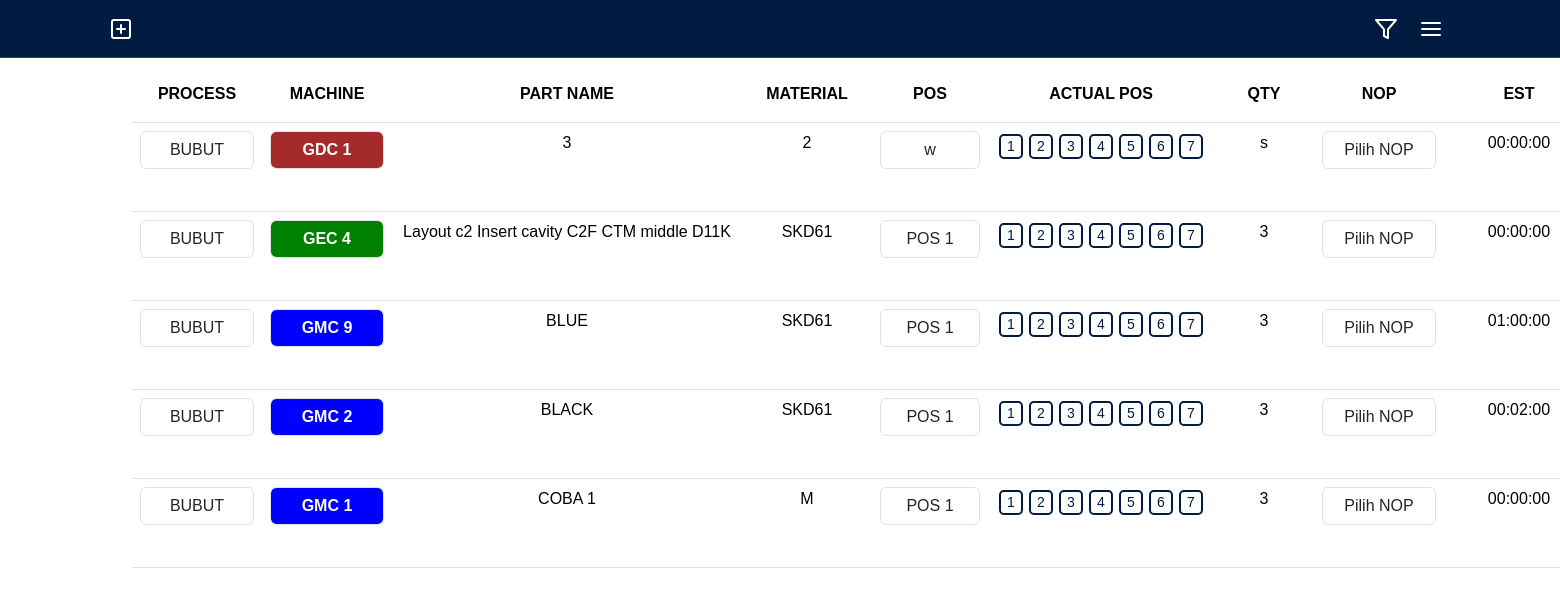
Page /data.php?process=BUBUT on the earlier database version.
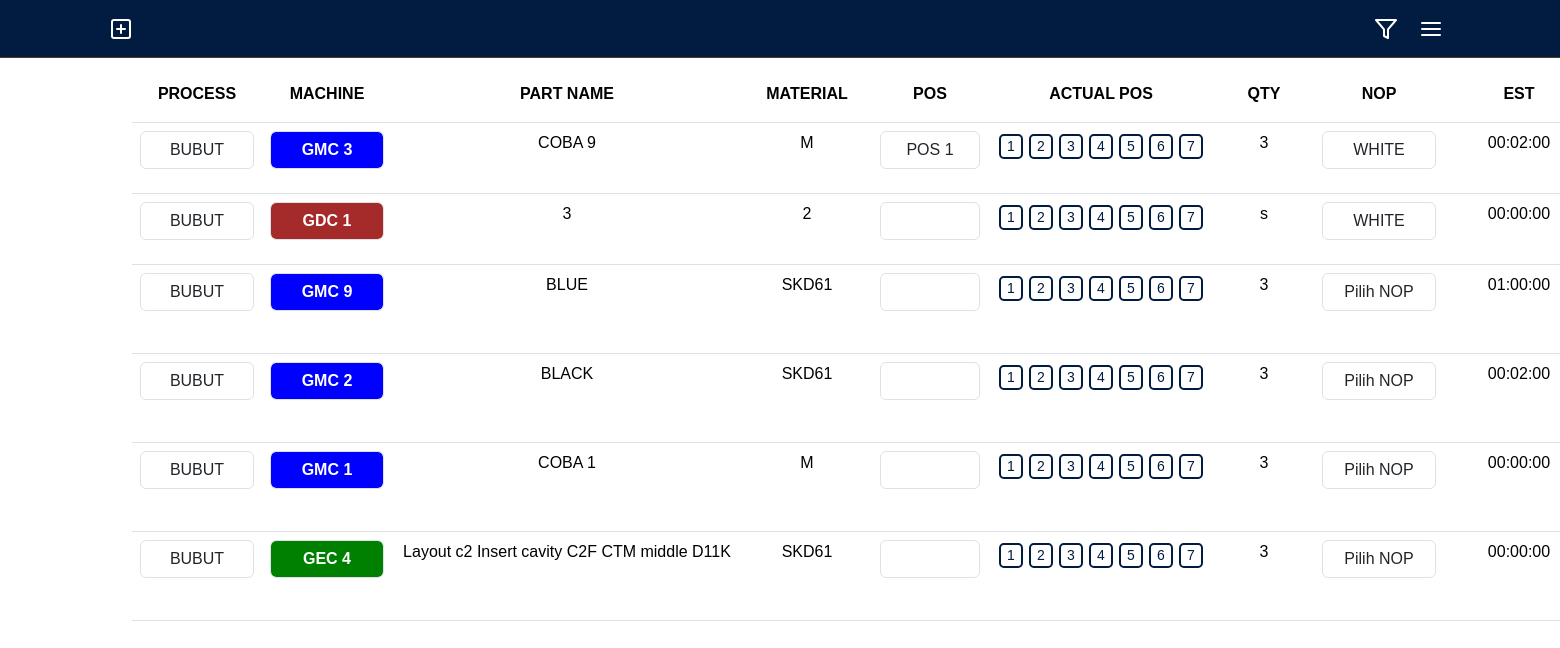
Same page on the later database version.
### tables this page shows
CREATE TABLE `data` (
  `id` int(255) NOT NULL,
  `PROCESS` varchar(255) NOT NULL,
  `MACHINE` varchar(255) NOT NULL,
  `PART_NAME` varchar(255) NOT NULL,
  `MATERIAL` varchar(255) NOT NULL,
  `POS` varchar(255) NOT NULL,
  `ACTUAL_POS` varchar(255) NOT NULL,
  `QTY` varchar(255) NOT NULL,
  `NOP` varchar(255) NOT NULL,
  `EST` varchar(255) NOT NULL,
  `DATE` date NOT NULL,
  `START_TIME` varchar(50) NOT NULL DEFAULT '00:00:00',
  `END_TIME` varchar(50) NOT NULL DEFAULT '00:00:00',
  `DURATION` varchar(50) NOT NULL DEFAULT '00:00:00',
  `STATUS` varchar(255) NOT NULL,
  `REMARK` varchar(255) NOT NULL,
  `PRIORITAS` varchar(255) NOT NULL
);

### data.php (the view, shortened to what the changed rows need)
<?php
    include_once("./koneksi.php");
    $processFilter = isset($_GET['process']) ? $_GET['process'] : '';
    $query = "SELECT * FROM data WHERE 1=1";
    if (!empty($processFilter)) {
        $query .= " AND PROCESS = '" . mysqli_real_escape_string($db, $processFilter) . "'";
    }
    $query .= " ORDER BY CASE WHEN START_TIME != '00:00:00' AND END_TIME = '00:00:00' THEN 1
                                WHEN START_TIME = '00:00:00' AND END_TIME = '00:00:00' THEN 2
                                ELSE 3 END, PRIORITAS DESC, DATE ASC, START_TIME ASC";
    $result = mysqli_query($db, $query);
    $queryNops = "SELECT DISTINCT NOP FROM wip";
    $resultNops = mysqli_query($db, $queryNops);
    $nops = [];
    while ($row = mysqli_fetch_assoc($resultNops)) {
        $nops[] = $row['NOP'];
    }
?>
<!DOCTYPE html>
<html lang="en">
<head>
    <link href="https://cdn.jsdelivr.net/npm/bootstrap@5.3.3/dist/css/bootstrap.min.css" rel="stylesheet">
    <link rel="stylesheet" href="./index.css">
</head>
<body>
    <div class="container">
        <table class="table">
            <thead>
                <tr align="center">
                    <th scope="col" class="process">PROCESS</th>
                    <th scope="col" class="machine">MACHINE</th>
                    <th scope="col" class="part">PART NAME</th>
                    <th scope="col" class="material">MATERIAL</th>
                    <th scope="col" class="pos">POS</th>
                    <th scope="col" class="actual">ACTUAL POS</th>
                    <th scope="col" class="qty">QTY</th>
                    <th scope="col" class="nop">NOP</th>
                    <th scope="col" class="est">EST</th>
                </tr>
            </thead>
            <tbody>
                <?php
                    foreach ($result as $data) {
                    ?>
                    <tr>
                        <td class="process">
                            <form action="update-machine.php" method="POST" class="update-machine">
                                <select name="PROCESS" class="form-control" onchange="this.form.submit()">
                                    <option value="BUBUT" <?php if($data["PROCESS"] == 'BUBUT') echo 'selected'; ?>>BUBUT</option>
                                </select>
                            </form>
                        </td>
                        <td class="machine">
                            <form action="update-machine.php" method="POST" class="update-machine">
                                <select name="MACHINE" data-key="<?php echo $data["id"]; ?>" class="form-control machineColorSelect" onchange="updateSelectColor(this); this.form.submit();">
                                    <option value="GMC 1" class="gmc-option" <?php if($data["MACHINE"] == 'GMC 1') echo 'selected'; ?>>GMC 1</option>
                                    <option value="GMC 2" class="gmc-option" <?php if($data["MACHINE"] == 'GMC 2') echo 'selected'; ?>>GMC 2</option>
                                    <option value="GMC 3" class="gmc-option" <?php if($data["MACHINE"] == 'GMC 3') echo 'selected'; ?>>GMC 3</option>
                                    <option value="GMC 9" class="gmc-option" <?php if($data["MACHINE"] == 'GMC 9') echo 'selected'; ?>>GMC 9</option>
                                    <option value="GEC 4" class="gec-option"<?php if($data["MACHINE"] == 'GEC 4') echo 'selected'; ?>>GEC 4</option>
                                    <option value="GDC 1" class="gdc-option"<?php if($data["MACHINE"] == 'GDC 1') echo 'selected'; ?>>GDC 1</option>
                                </select>
                            </form>
                        </td>
                        <td class="part"><?php echo htmlspecialchars($data["PART_NAME"]); ?></td>
                        <td class="material"><?php echo htmlspecialchars($data["MATERIAL"]); ?></td>
                        <td>
                            <form id="posForm" method="POST" action="update_pos.php">
                                <div class="pos mb-3">
                                    <input required type="text" name="POS" class="form-control" id="POS" value="<?php echo htmlspecialchars($data['POS']); ?>" onchange="this.form.submit()">
                                </div>
                            </form>
                        </td>
                        <td class="actual">
                            <form action="update_actual.php" method="POST" style="display: flex; flex-wrap: nowrap; max-width: 210px;">
                                <button type="submit" name="ACTUAL_POS" value="1" class="actual-btn">1</button>
                                <button type="submit" name="ACTUAL_POS" value="2" class="actual-btn">2</button>
                                <button type="submit" name="ACTUAL_POS" value="3" class="actual-btn">3</button>
                                <button type="submit" name="ACTUAL_POS" value="4" class="actual-btn">4</button>
                                <button type="submit" name="ACTUAL_POS" value="5" class="actual-btn">5</button>
                                <button type="submit" name="ACTUAL_POS" value="6" class="actual-btn">6</button>
                                <button type="submit" name="ACTUAL_POS" value="7" class="actual-btn">7</button>
                            </form>
                        </td>
                        <td class="qty"><?php echo htmlspecialchars($data["QTY"]); ?></td>
                        <td class="nop">
                            <form id="nopForm<?php echo $data['id']; ?>" action="update-nop.php" method="POST">
                                <select id="nopFilter" name="nop" class="form-control" onchange="document.getElementById('nopForm<?php echo $data['id']; ?>').submit();">
                                    <option value="">Pilih NOP</option>
                                    <?php foreach ($nops as $nop): ?>
                                        <option value="<?php echo htmlspecialchars($nop); ?>"
                                            <?php if($data['NOP'] == $nop) echo 'selected'; ?>>
                                            <?php echo htmlspecialchars($nop); ?>
                                        </option>
                                    <?php endforeach; ?>
                                </select>
                            </form>
                        </td>
                        <td class="est" data-id="<?php echo $data['id']; ?>" data-field="est"><?php echo date('H:i:s', strtotime($data['EST'])); ?></td>
                    </tr>
                <?php } ?>
            </tbody>
        </table>
    </div>
</body>
</html>

Differences in the rows shown:
now on this page (row edited): data: PROCESS "BUBUT", MACHINE "GMC 3", PART_NAME "COBA 9", MATERIAL "M", POS "POS 1", QTY "3", nop "WHITE", EST "00:02:00"
changed data "GDC 1": POS "w" → (not shown); nop "Pilih NOP" → "WHITE"
changed data "BLUE": POS "POS 1" → (not shown)
changed data "BLACK": POS "POS 1" → (not shown)
changed data "COBA 1": POS "POS 1" → (not shown)
changed data "Layout c2 Insert cavity C2F CTM middle D11K": POS "POS 1" → (not shown); moves down the list
